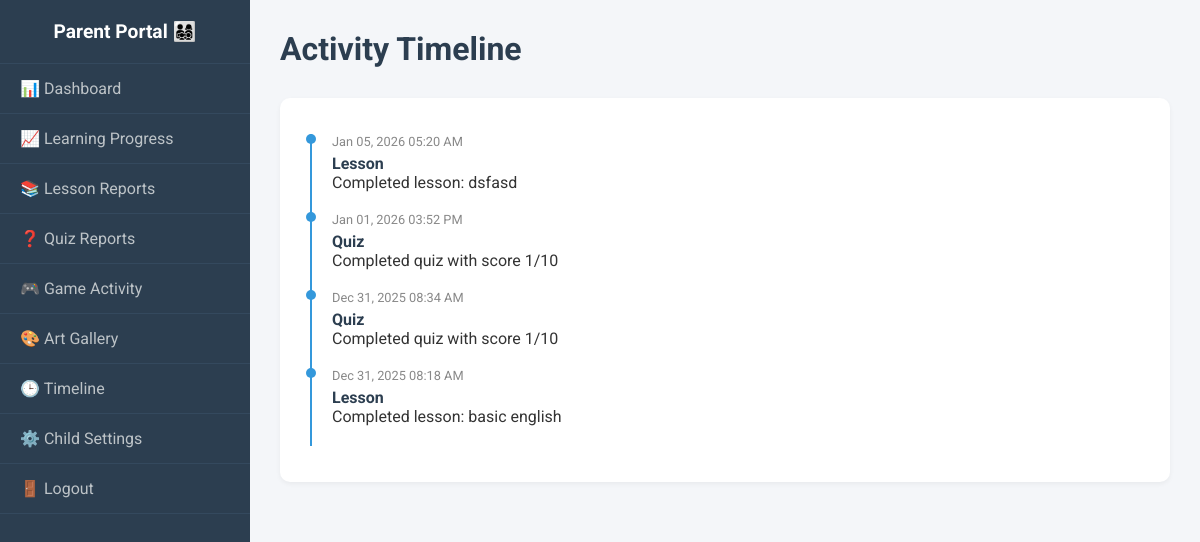
/parent/activity_timeline.php (signed in), run on the app's committed database.
### tables this page shows
CREATE TABLE `activity_logs` (
  `log_id` int(11) NOT NULL,
  `child_id` int(11) DEFAULT NULL,
  `activity_type` varchar(100) DEFAULT NULL,
  `activity_details` text DEFAULT NULL,
  `created_at` timestamp NOT NULL DEFAULT current_timestamp()
);

### parent/activity_timeline.php (the view, shortened to what this page needs)
<?php
require_once '../config/db.php';
$parent_id = $_SESSION['user_id'];
$child_id = $_GET['child_id'] ?? null;
$stmt = $pdo->prepare("SELECT * FROM children WHERE parent_id = ?");
$stmt->execute([$parent_id]);
$children = $stmt->fetchAll();
if(!$child_id && count($children)>0) $child_id = $children[0]['child_id'];
if ($child_id) {
    $stmt = $pdo->prepare("SELECT * FROM activity_logs WHERE child_id = ? ORDER BY created_at DESC LIMIT 50");
    $stmt->execute([$child_id]);
    $logs = $stmt->fetchAll();
}
include 'includes/header.php';
?>
<div class="page-header">
    <h1 class="page-title">Activity Timeline</h1>
</div>
<div class="card">
    <ul style="list-style:none; padding:0;">
        <?php if(isset($logs) && count($logs) > 0): ?>
            <?php foreach($logs as $log): ?>
                <li style="border-left: 2px solid #3498db; padding-left: 20px; margin-left: 10px; padding-bottom: 20px; position:relative;">
                    <div style="position:absolute; left:-6px; top:0; width:10px; height:10px; background:#3498db; border-radius:50%;"></div>
                    <div style="font-size:0.8rem; color:#888; margin-bottom:5px;"><?php echo date('M d, Y h:i A', strtotime($log['created_at'])); ?></div>
                    <div style="font-weight:bold; color:#2C3E50;"><?php echo htmlspecialchars(ucfirst($log['activity_type'])); ?></div>
                    <div><?php echo htmlspecialchars($log['activity_details']); ?></div>
                </li>
            <?php endforeach; ?>
        <?php else: ?>
            <p>No activity recorded yet.</p>
        <?php endif; ?>
    </ul>
</div>
<?php include 'includes/footer.php'; ?>

### parent/css/parent.css (style rules this page uses)
body { background-color: #f4f6f9; font-family: 'Roboto', sans-serif; margin: 0; color: #333; }
.page-header { display: flex; justify-content: space-between; align-items: center; margin-bottom: 30px; }
.page-title { font-size: 2rem; color: #2C3E50; margin: 0; }
.card { background: white; border-radius: 10px; box-shadow: 0 2px 5px rgba(0,0,0,0.05); padding: 20px; }

### data on the page
activity_logs: created_at "Jan 05, 2026 05:20 AM", activity_type "Lesson", activity_details "Completed lesson: dsfasd"
activity_logs: created_at "Jan 01, 2026 03:52 PM", activity_type "Quiz", activity_details "Completed quiz with score 1/10"
activity_logs: created_at "Dec 31, 2025 08:34 AM", activity_type "Quiz", activity_details "Completed quiz with score 1/10"
activity_logs: created_at "Dec 31, 2025 08:18 AM", activity_type "Lesson", activity_details "Completed lesson: basic english"
